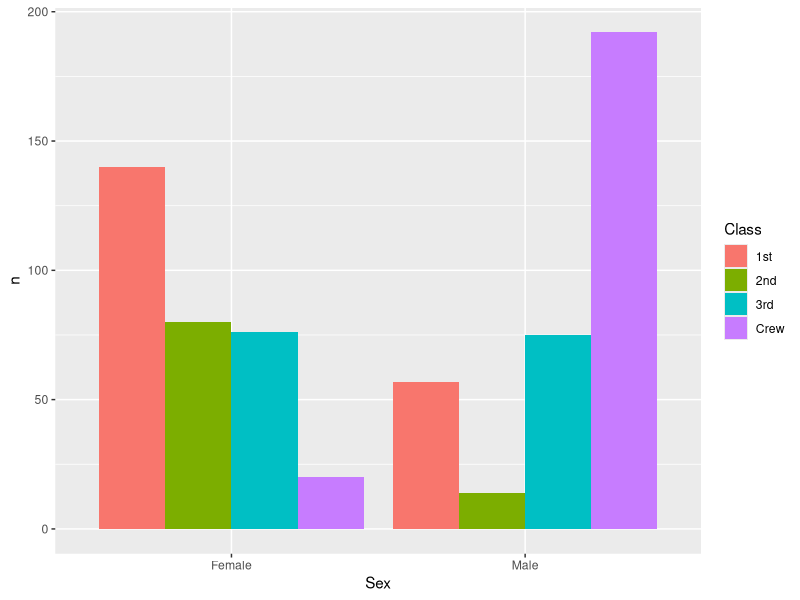
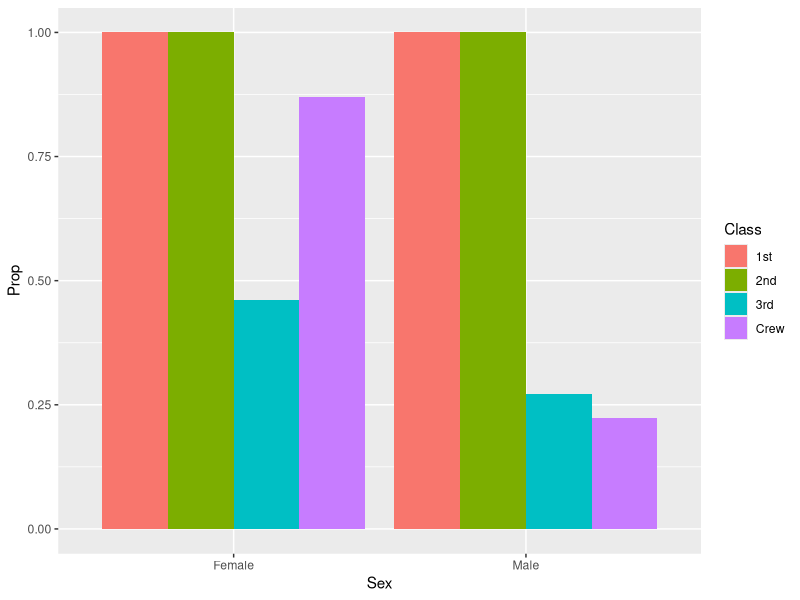
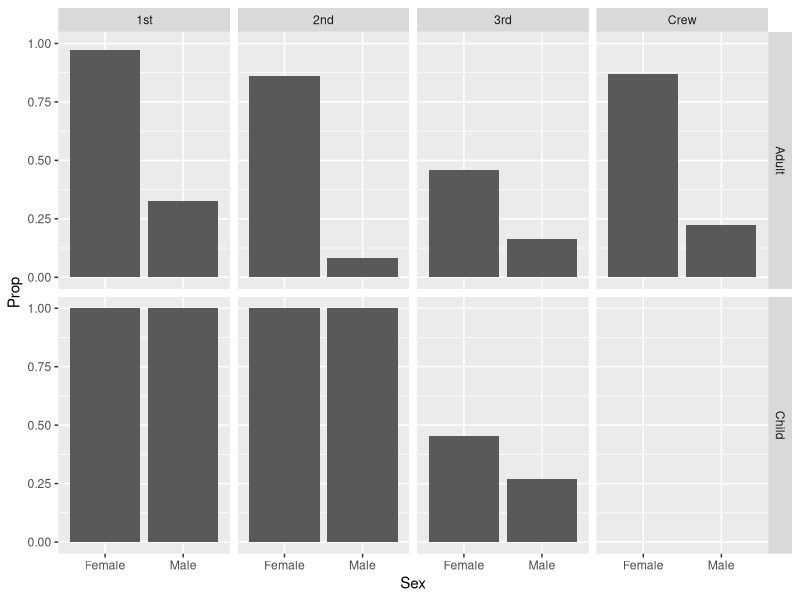

Write the R code that produced these figures, in order.
## ---- chunk 1
library(tidyverse)

df_titanic <- as_tibble(Titanic)
## ---- chunk 2
## TASK: Perform a `glimpse` of df_titanic
glimpse(df_titanic)
## ---- chunk 3
## NOTE: No need to edit! We'll cover how to
## do this calculation in a later exercise.
df_titanic %>% summarize(total = sum(n))
## ---- chunk 4
## TASK: Visualize counts against `Class` and `Sex`
df_titanic %>%
  filter(Survived == "Yes") %>%
  ggplot(aes(x = Sex, y = n, fill = Class)) +
  geom_col(position = "dodge")
## ---- chunk 5
## NOTE: No need to edit! We'll cover how to
## do this calculation in a later exercise.
df_prop <-
  df_titanic %>%
  group_by(Class, Sex, Age) %>%
  mutate(
    Total = sum(n),
    Prop = n / Total
  ) %>%
  ungroup()
df_prop
## ---- chunk 6
## Visualizes proportions against `Class` and `Sex`
df_titanic %>%
  group_by(Class, Sex, Age) %>%
  mutate(
    Total = sum(n),
    Prop = n / Total
  ) %>%
  ungroup() %>%
  filter(Survived == "Yes") %>%
  ggplot(aes(x = Sex, y = Prop, fill = Class)) +
  geom_col(position = "dodge")
## ---- chunk 7
## Visualizes proportions against `Class` and `Sex`, and `Age`
df_titanic %>%
  group_by(Class, Sex, Age) %>%
  mutate(
    Total = sum(n),
    Prop = n / Total
  ) %>%
  ungroup() %>%
  filter(Survived == "Yes") %>%
  ggplot(aes(x = Sex, y = Prop)) +
  geom_col() +
  facet_grid (Age ~ Class)
